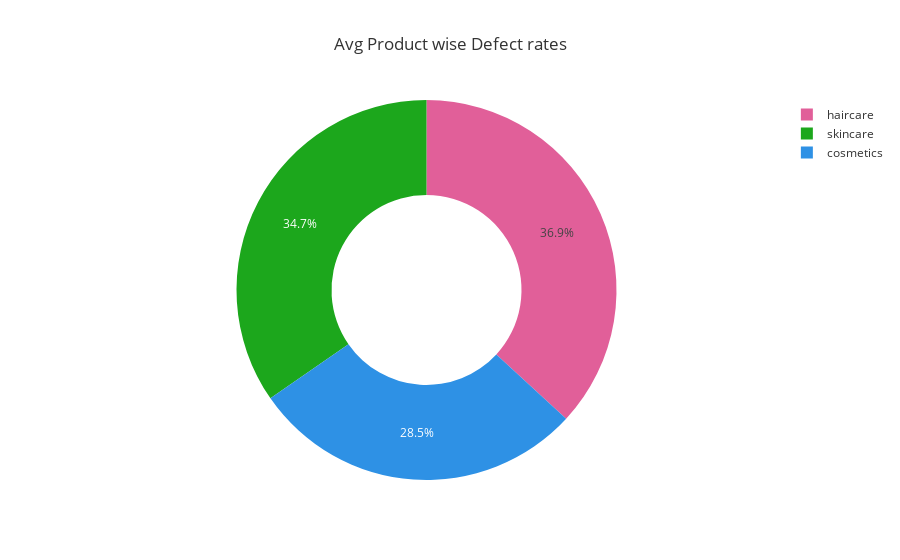

The cell this chart's notebook holds for it:
### Markdown cell above
+ Skincare products generate the most revenue followed by haircare products

### Code cell
mean_product_df = df.groupby("Product type").mean().round(3)
px.pie(mean_product_df, values= "Defect rates", names= mean_product_df.index, title= "Avg Product wise Defect rates", color= ['r', 'g', 'b'], hole= 0.5,
       color_discrete_sequence=px.colors.qualitative.Dark24)

### Figure 1 — Plotly figure (JSON) as saved in the notebook; plotly's stock layout.template omitted (floating-point values rounded to 4 significant figures)
{"data": [{"customdata": [["r"], ["g"], ["b"]], "domain": {"x": [0, 1], "y": [0, 1]}, "hole": 0.5, "hovertemplate": "Product type=%{label}<br>Defect rates=%{value}<br>color=%{customdata[0]}<extra></extra>", "labels": ["cosmetics", "haircare", "skincare"], "legendgroup": "", "marker": {"colors": ["#2E91E5", "#E15F99", "#1CA71C"]}, "name": "", "showlegend": true, "type": "pie", "values": [1.919, 2.483, 2.335]}], "layout": {"legend": {"tracegroupgap": 0}, "piecolorway": ["#2E91E5", "#E15F99", "#1CA71C", "#FB0D0D", "#DA16FF", "#222A2A", "#B68100", "#750D86", "#EB663B", "#511CFB", "#00A08B", "#FB00D1", "#FC0080", "#B2828D", "#6C7C32", "#778AAE", "#862A16", "#A777F1", "#620042", "#1616A7", "#DA60CA", "#6C4516", "#0D2A63", "#AF0038"], "title": {"text": "Avg Product wise Defect rates"}}}
